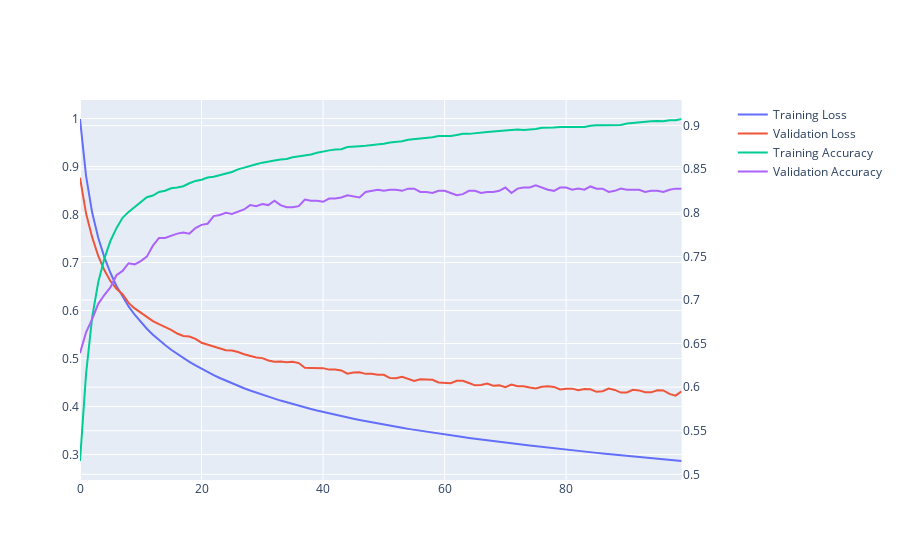

Write notebook code for a chart like this one.
### Code cell
train_models(X_train,y_train_hot,X_test,y_test_hot,epochs=100,batch_size=1024,lr=0.0001,layer1_nodes=1024,optimiser='adam',loss='crossentropy',verbose=0)
